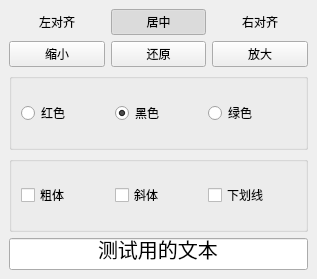
<?xml version="1.0" encoding="UTF-8"?>
<ui version="4.0">
 <class>ButtonDemo</class>
 <widget class="QMainWindow" name="ButtonDemo">
  <property name="geometry">
   <rect>
    <x>0</x>
    <y>0</y>
    <width>317</width>
    <height>279</height>
   </rect>
  </property>
  <property name="windowTitle">
   <string>ButtonDemo</string>
  </property>
  <widget class="QWidget" name="centralwidget">
   <layout class="QGridLayout" name="gridLayout_3">
    <item row="2" column="0">
     <widget class="QGroupBox" name="groupBox">
      <property name="title">
       <string/>
      </property>
      <property name="flat">
       <bool>true</bool>
      </property>
      <layout class="QGridLayout" name="gridLayout">
       <item row="0" column="0">
        <widget class="QRadioButton" name="radioButton">
         <property name="text">
          <string>红色</string>
         </property>
        </widget>
       </item>
       <item row="0" column="1">
        <widget class="QRadioButton" name="radioButton_2">
         <property name="text">
          <string>黑色</string>
         </property>
         <property name="checked">
          <bool>true</bool>
         </property>
        </widget>
       </item>
       <item row="0" column="2">
        <widget class="QRadioButton" name="radioButton_3">
         <property name="text">
          <string>绿色</string>
         </property>
        </widget>
       </item>
      </layout>
     </widget>
    </item>
    <item row="3" column="0">
     <widget class="QGroupBox" name="groupBox_2">
      <property name="title">
       <string/>
      </property>
      <property name="flat">
       <bool>true</bool>
      </property>
      <layout class="QGridLayout" name="gridLayout_2">
       <item row="0" column="0">
        <widget class="QCheckBox" name="checkBox">
         <property name="text">
          <string>粗体</string>
         </property>
        </widget>
       </item>
       <item row="0" column="1">
        <widget class="QCheckBox" name="checkBox_2">
         <property name="text">
          <string>斜体</string>
         </property>
        </widget>
       </item>
       <item row="0" column="2">
        <widget class="QCheckBox" name="checkBox_3">
         <property name="text">
          <string>下划线</string>
         </property>
        </widget>
       </item>
      </layout>
     </widget>
    </item>
    <item row="0" column="0">
     <layout class="QHBoxLayout" name="horizontalLayout_2">
      <item>
       <widget class="QPushButton" name="pushButton_4">
        <property name="text">
         <string>左对齐</string>
        </property>
        <property name="checkable">
         <bool>true</bool>
        </property>
        <property name="autoExclusive">
         <bool>true</bool>
        </property>
        <property name="flat">
         <bool>true</bool>
        </property>
       </widget>
      </item>
      <item>
       <widget class="QPushButton" name="pushButton_5">
        <property name="text">
         <string>居中</string>
        </property>
        <property name="checkable">
         <bool>true</bool>
        </property>
        <property name="checked">
         <bool>true</bool>
        </property>
        <property name="autoExclusive">
         <bool>true</bool>
        </property>
        <property name="flat">
         <bool>true</bool>
        </property>
       </widget>
      </item>
      <item>
       <widget class="QPushButton" name="pushButton_6">
        <property name="text">
         <string>右对齐</string>
        </property>
        <property name="checkable">
         <bool>true</bool>
        </property>
        <property name="autoExclusive">
         <bool>true</bool>
        </property>
        <property name="flat">
         <bool>true</bool>
        </property>
       </widget>
      </item>
     </layout>
    </item>
    <item row="1" column="0">
     <layout class="QHBoxLayout" name="horizontalLayout">
      <item>
       <widget class="QPushButton" name="pushButton_2">
        <property name="text">
         <string>缩小</string>
        </property>
       </widget>
      </item>
      <item>
       <widget class="QPushButton" name="pushButton">
        <property name="text">
         <string>还原</string>
        </property>
       </widget>
      </item>
      <item>
       <widget class="QPushButton" name="pushButton_3">
        <property name="text">
         <string>放大</string>
        </property>
       </widget>
      </item>
     </layout>
    </item>
    <item row="4" column="0">
     <widget class="QLineEdit" name="lineEdit">
      <property name="sizePolicy">
       <sizepolicy hsizetype="Expanding" vsizetype="Fixed">
        <horstretch>0</horstretch>
        <verstretch>0</verstretch>
       </sizepolicy>
      </property>
      <property name="minimumSize">
       <size>
        <width>0</width>
        <height>0</height>
       </size>
      </property>
      <property name="font">
       <font>
        <pointsize>15</pointsize>
       </font>
      </property>
      <property name="text">
       <string>测试用的文本</string>
      </property>
      <property name="alignment">
       <set>Qt::AlignmentFlag::AlignCenter</set>
      </property>
     </widget>
    </item>
   </layout>
  </widget>
 </widget>
 <resources/>
 <connections/>
</ui>
